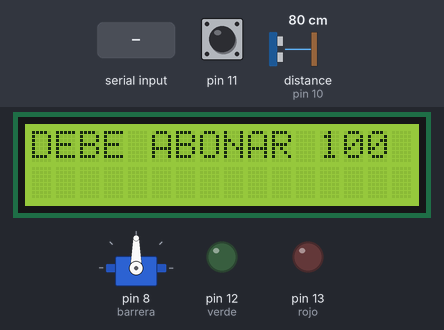
Recording of a sketch running on a simulated Arduino Uno, built with avr-gcc and run on an emulated ATmega328P. Parts: 16×2 character LCD, servo, output pins drawn as LEDs (lit = HIGH). Inputs (shaded band) come from the test bench; at power-on: pin 11 HIGH, distance to the obstacle (sensor on pin 10) 80 cm. The echo pulse lasts 58.3 µs per cm; pins used as bus, display or sensor lines are not drawn; what the sketch prints to the serial monitor is not drawn.

Above: at 1.2 s.
1.3 s: "200\n" received over Serial
At 3.8 s:
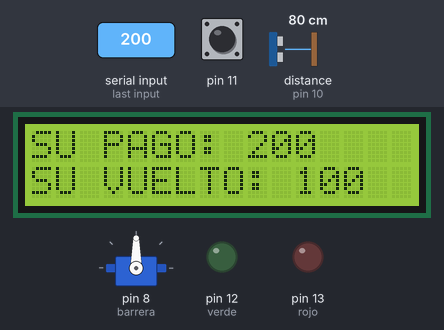
At 4.2 s:
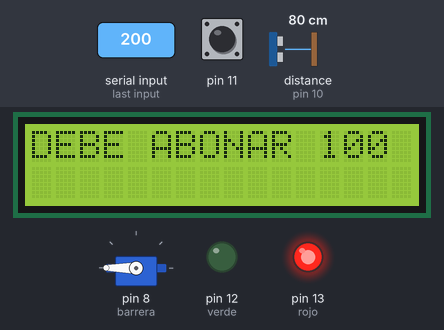
4.3 s: "200\n" received over Serial
At 6.9 s:
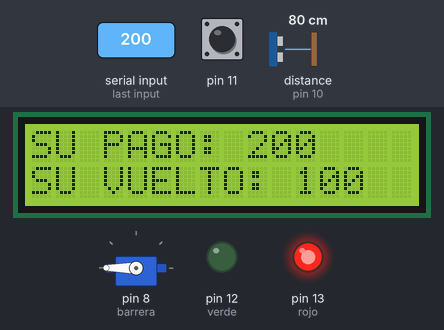
Timing chart, 0 to 8.4 s (numbered marks = the images above; inputs shaded):
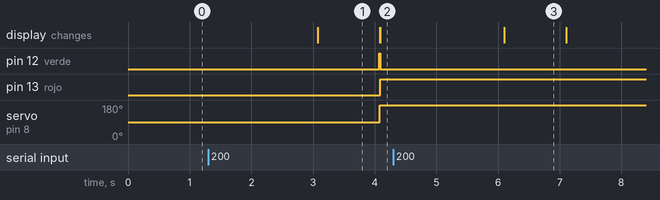

The sketch:

barra_de_peaje1_Maria_Morales_TPFebrero.ino
```cpp
//Librerias

//Pantalla LCD
#include <LiquidCrystal.h>

//LiquidCrystal LCD( RS,E,D4,D5,D6,D7);
  LiquidCrystal LCD( 2, 3, 5, 7, 6, 4);

//Servo

#include <Servo.h>
Servo barrera;

//Variables

//led

int rojo = 13;
int verde = 12;

//sensor de distancia
int trig = 9;
int echo = 10;

//otras variables

int duracion;
int distancia;
int peaje = 0;
int llega_auto = 0;
int num1;

//////////////////////////////////////

void setup()
{

  //Pantalla LCD

    LCD.begin( 16 , 2 );
    LCD.setCursor( 0 , 0 );
  	Serial.begin(9600);

  //sensor distancia

  pinMode(trig,OUTPUT);
  pinMode(echo,INPUT);

  //servo

  barrera.attach(8);

  //led

  pinMode(rojo, OUTPUT);
  pinMode(verde, OUTPUT);

  //pir

  pinMode(11,INPUT);


}//fin setup


void loop()
{
  //el auto llega
  //sensor pir

   while(digitalRead(11)== LOW ){
     Serial.println(11);
     llega_auto=0;
     LCD.setCursor(0,0);
     LCD.print("ESPERANDO AUTO");
     delay(1000);

 	 }//fin

   while(peaje = 1){
    LCD.clear();
    LCD.print("DEBE ABONAR 100");
    delay(1000);

 //Evaluamos el momento en el cual recib imos un caracter
 //a través del puerto serie

 	if (Serial.available() > 0) {

 //Se crea una variable que servirá como buffer
      String bufferString1 = "";
      String bufferString2 = "";
 /*
 * Se le indica a Arduino que mientras haya datos
 * disponibles para ser leídos en el puerto serie
 * se mantenga concatenando los caracteres en la
 * variable bufferString
 */
      delay(1000);
      LCD.clear();
   while (Serial.available() > 0) {
      bufferString1 += (char)Serial.read();

 }// fin while

 //Se transforma el buffer a un número entero
    int num1 = bufferString1.toInt();
    LCD.print("SU PAGO: ");
    LCD.print(num1);
      if (num1>=100) {

 		//Se imprime el número que se recibe
 		LCD.setCursor( 0 , 2 );
 		LCD.print("SU VUELTO: ");
 		LCD.print(num1 - 100);
		delay(1000);
        peaje=0;
        digitalWrite(rojo,LOW);
        digitalWrite(verde,HIGH);
        barrera.write(180);
        LCD.clear();
        LCD.print("AVANCE");
   //barrera
  // si pago abre la barrera
 //si se alejo entonces cierra barra

  //Serial.println(distancia);
  while(distancia<=30)
  {
    digitalWrite(trig,HIGH);
  delay(1);
  digitalWrite(trig,LOW);

  duracion = pulseIn(echo,HIGH);
  distancia = duracion/58.2;
    Serial.print(distancia);
    barrera.write(0);
    digitalWrite(rojo,LOW);
    digitalWrite(verde,HIGH);
    peaje=0;

      }
        digitalWrite(trig,HIGH);
        Serial.print(distancia);
        barrera.write(180);
        digitalWrite(rojo,HIGH);
        digitalWrite(verde,LOW);
        peaje=0;

      }//while serial
      }//if serial
   }//while peaje

}// fin de loop
```

Measured:
- after the input at 1.3 s, pin 12 (verde): LOW → HIGH after 2.8 s, → LOW 0.01 s later; pin 13 (rojo): LOW → HIGH after 2.8 s; servo on pin 8 (barrera): 90° → 180° after 2.8 s; the display: changes after 1.8 s (image 1)
- after the input at 4.3 s, the display: changes after 1.8 s (image 3)
- what the display in image 1 shows lasts 1.0 s, from 3.1 s to 4.1 s
